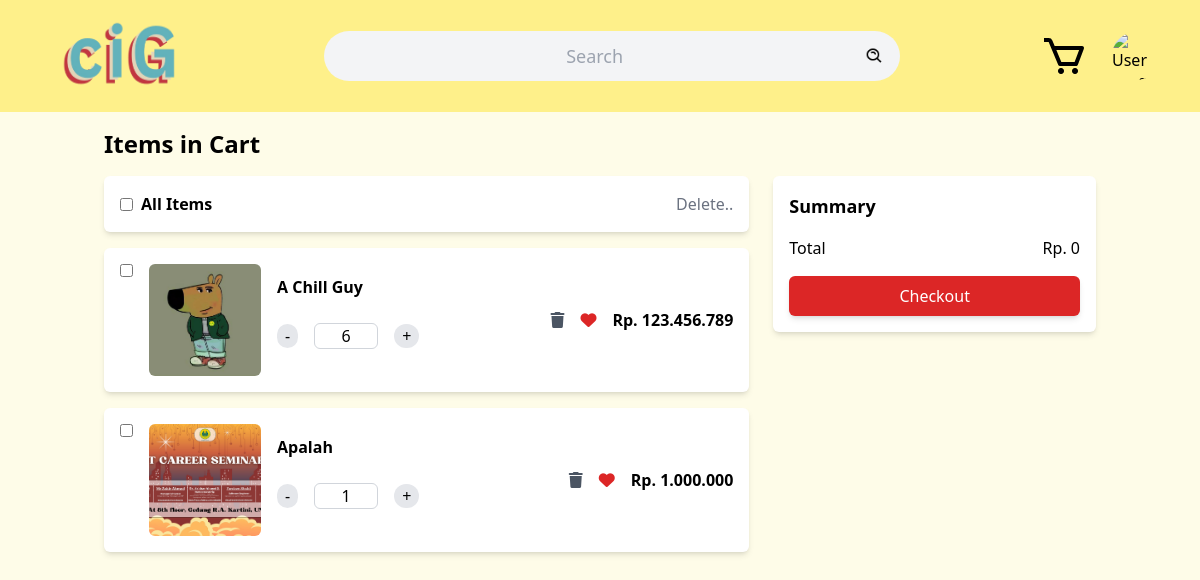
Before: /public/cart.php (signed in) with the older database file.
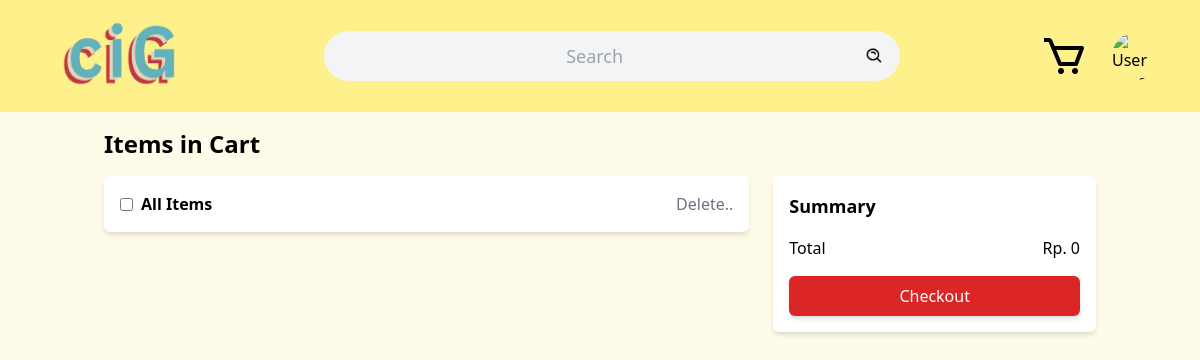
After: the same page with the newer database file.
### tables this page shows
CREATE TABLE IF NOT EXISTS `cart` (
  `ID_cart` int NOT NULL AUTO_INCREMENT,
  `ID_user` int DEFAULT NULL,
  `ID_produk` int DEFAULT NULL,
  `qty` int DEFAULT NULL,
  `total_harga` int DEFAULT NULL,
  `checkorno` enum('checked','unchecked','','') NOT NULL DEFAULT 'unchecked',
  PRIMARY KEY (`ID_cart`),
  KEY `user_cart` (`ID_user`),
  KEY `produk_cart` (`ID_produk`)
);

CREATE TABLE IF NOT EXISTS `produk` (
  `ID_produk` int NOT NULL AUTO_INCREMENT,
  `ID_kategori` int DEFAULT NULL,
  `nama` varchar(500) DEFAULT NULL,
  `deskripsi` varchar(500) DEFAULT NULL,
  `harga` int DEFAULT NULL,
  `foto` varchar(500) NOT NULL,
  `stok` int DEFAULT NULL,
  `terjual` int DEFAULT NULL,
  `waktuditambahkan` date NOT NULL,
  `statusproduk` enum('available','unavailable') NOT NULL DEFAULT 'available',
  `ID_discount` int DEFAULT NULL,
  PRIMARY KEY (`ID_produk`),
  KEY `nama` (`nama`),
  KEY `ID_kategori` (`ID_kategori`)
);

### public/cart.php (the view, shortened to what the changed rows need)
<?php
require '../public/sess.php';
$iduser = $_SESSION['id'];
$query = "SELECT * FROM (cart NATURAL JOIN ((produk LEFT JOIN discounts ON produk.ID_discount = discounts.ID_discount) NATURAL JOIN kategori)) WHERE ID_user = ? AND checkorno = 'unchecked'";
$stmt = $conn->prepare($query);
$stmt->bind_param('i', $iduser);
$stmt->execute();
?>
<!DOCTYPE html>
<html lang="en">
<head>
  <link rel="stylesheet" href="./css/style5.css">
  <link href="https://cdnjs.cloudflare.com/ajax/libs/font-awesome/6.0.0/css/all.min.css" rel="stylesheet">
</head>
<body class="bg-yellow-50 font-sans">
  <main class="max-w-5xl mx-auto p-4">
    <h1 class="text-2xl font-bold mb-4">Items in Cart</h1>
    <section class="flex gap-6">
      <div class="w-2/3">
        <?php
        $result = $stmt->get_result();
        $items = $result->fetch_all(MYSQLI_ASSOC);
        foreach ($items as $product => $value) {
          $sr = $product + 1;
          $idprod = $value['ID_produk'];
          $idcart = $value['ID_cart'];
          $stmtwl = $conn->prepare("SELECT * FROM wishlist WHERE ID_user = ? AND ID_produk = ?");
          $stmtwl->bind_param("ii", $iduser, $idprod);
          $stmtwl->execute();
          $resultwl = $stmtwl->get_result();
          $inwl = $resultwl->num_rows > 0;
          $price = $value['ID_discount'] > 0 ? $value['discountprice'] : $value['harga'];
          echo "
          <div class='bg-white shadow-md rounded-md p-4 flex items-center gap-4 mb-4'>
            <input type='checkbox' class='itemCheckbox self-start' value='$idcart'>
            <input type='hidden' class='idprod' value='$idprod'>
            <input type='hidden' id='iduser' value='$iduser'>
            <img src='./products/$value[foto]' alt='Jacket' class='w-28 h-28 rounded-md object-cover cursor-pointer' onclick='window.location.href = `detailprod.php?idprod=$value[ID_produk]`'>
            <div class='flex-1'>
              <h2 class='font-semibold'> $value[nama]</h2>
              <div class='flex items-center mt-2 gap-4 py-4'>
                <button class='bg-gray-200 rounded-full px-2 quantity-button decrease onclick='updateSubtotal();' data-action='decrease''>-</button>
                <input type='number' value='$value[qty]' min=1 max=$value[stok] class='quantity w-16 text-center border border-gray-300 rounded-md no-arrows' oninput='inputQuantity()' >
                <button class='bg-gray-200 rounded-full px-2 quantity-button increase onclick='updateSubtotal();' data-action='increase''>+</button>
              </div>
            </div>
            <div class='text-right flex items-center gap-4'>
              <button id='trashButton$sr' data-product-id='$value[ID_produk]' onclick='deleteCart($value[ID_cart])'>
                <i id='trashIcon$sr' class='fas fa-trash text-gray-600'></i>
              </button>
              <button id='loveButton$sr' data-product-id='$value[ID_produk]' onclick='toggleHeart($value[ID_produk])'>
  <i id='heartIcon$sr' class='" . ($inwl ? 'fas' : 'far') . " fa-heart text-red-600  '></i>
</button>
              <p class='font-semibold price'>Rp. " . number_format($value['ID_discount'] > 0 ? $value['discountprice'] : $value['harga'], 0, ',', '.') . "
              <input type='hidden' class='iprice' id='iprice' value='$price'></p>
            </div>
          </div>";
        } ?>
      </div>
      <div class="w-1/3">
        <div class="bg-white shadow-md rounded-md p-4">
          <h2 class="text-lg font-bold">Summary</h2>
        </div>
      </div>
    </section>
  </main>
</body>
</html>

Changed rows visible on the page:
removed cart: ID_produk.foto (picture), ID_produk.nama "A Chill Guy", qty "6", harga "123.456.789"
removed cart: ID_produk.foto (picture), ID_produk.nama "Apalah", qty "1", harga "1.000.000"
